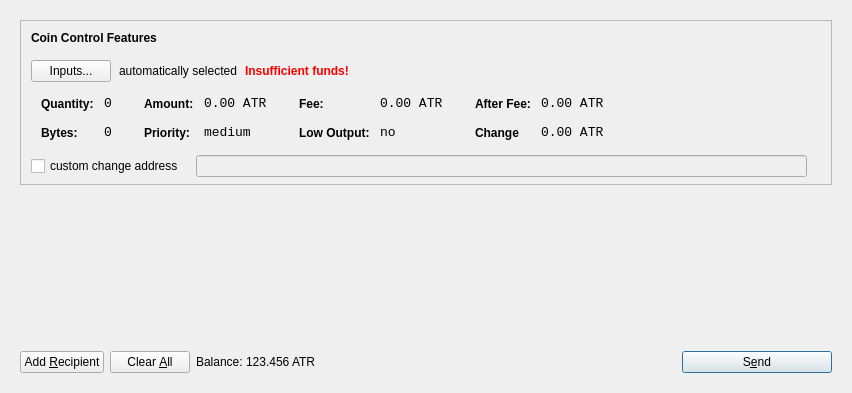
<?xml version="1.0" encoding="UTF-8"?>
<ui version="4.0">
 <class>SendCoinsDialog</class>
 <widget class="QDialog" name="SendCoinsDialog">
  <property name="geometry">
   <rect>
    <x>0</x>
    <y>0</y>
    <width>849</width>
    <height>393</height>
   </rect>
  </property>
  <property name="windowTitle">
   <string>Send Coins</string>
  </property>
  <layout class="QVBoxLayout" name="verticalLayout">
   <item>
    <widget class="QFrame" name="frameMain">
     <layout class="QVBoxLayout" name="verticalLayout_3">
      <item>
       <widget class="QFrame" name="frameCoinControl">
        <property name="sizePolicy">
         <sizepolicy hsizetype="Expanding" vsizetype="Expanding">
          <horstretch>0</horstretch>
          <verstretch>0</verstretch>
         </sizepolicy>
        </property>
        <property name="maximumSize">
         <size>
          <width>16777215</width>
          <height>16777215</height>
         </size>
        </property>
        <property name="frameShape">
         <enum>QFrame::StyledPanel</enum>
        </property>
        <property name="frameShadow">
         <enum>QFrame::Sunken</enum>
        </property>
        <layout class="QVBoxLayout" name="verticalLayoutCoinControl2">
         <property name="spacing">
          <number>6</number>
         </property>
         <property name="leftMargin">
          <number>0</number>
         </property>
         <property name="topMargin">
          <number>0</number>
         </property>
         <property name="rightMargin">
          <number>0</number>
         </property>
         <property name="bottomMargin">
          <number>6</number>
         </property>
         <item>
          <layout class="QVBoxLayout" name="verticalLayoutCoinControl" stretch="0,0,0,0,1">
           <property name="spacing">
            <number>0</number>
           </property>
           <property name="leftMargin">
            <number>10</number>
           </property>
           <property name="topMargin">
            <number>10</number>
           </property>
           <item>
            <layout class="QHBoxLayout" name="horizontalLayoutCoinControl1">
             <property name="bottomMargin">
              <number>15</number>
             </property>
             <item>
              <widget class="QLabel" name="labelCoinControlFeatures">
               <property name="sizePolicy">
                <sizepolicy hsizetype="Preferred" vsizetype="Maximum">
                 <horstretch>0</horstretch>
                 <verstretch>0</verstretch>
                </sizepolicy>
               </property>
               <property name="font">
                <font>
                 <weight>75</weight>
                 <bold>true</bold>
                </font>
               </property>
               <property name="styleSheet">
                <string notr="true">font-weight:bold;</string>
               </property>
               <property name="text">
                <string>Coin Control Features</string>
               </property>
              </widget>
             </item>
            </layout>
           </item>
           <item>
            <layout class="QHBoxLayout" name="horizontalLayoutCoinControl2" stretch="0,0,0,0">
             <property name="spacing">
              <number>8</number>
             </property>
             <property name="bottomMargin">
              <number>10</number>
             </property>
             <item>
              <widget class="QPushButton" name="pushButtonCoinControl">
               <property name="styleSheet">
                <string notr="true"/>
               </property>
               <property name="text">
                <string>Inputs...</string>
               </property>
              </widget>
             </item>
             <item>
              <widget class="QLabel" name="labelCoinControlAutomaticallySelected">
               <property name="text">
                <string>automatically selected</string>
               </property>
               <property name="margin">
                <number>5</number>
               </property>
              </widget>
             </item>
             <item>
              <widget class="QLabel" name="labelCoinControlInsuffFunds">
               <property name="font">
                <font>
                 <weight>75</weight>
                 <bold>true</bold>
                </font>
               </property>
               <property name="styleSheet">
                <string notr="true">color:red;font-weight:bold;</string>
               </property>
               <property name="text">
                <string>Insufficient funds!</string>
               </property>
               <property name="margin">
                <number>5</number>
               </property>
              </widget>
             </item>
             <item>
              <spacer name="horizontalSpacerCoinControl">
               <property name="orientation">
                <enum>Qt::Horizontal</enum>
               </property>
               <property name="sizeHint" stdset="0">
                <size>
                 <width>40</width>
                 <height>1</height>
                </size>
               </property>
              </spacer>
             </item>
            </layout>
           </item>
           <item>
            <widget class="QWidget" name="widgetCoinControl" native="true">
             <property name="sizePolicy">
              <sizepolicy hsizetype="Preferred" vsizetype="Preferred">
               <horstretch>0</horstretch>
               <verstretch>0</verstretch>
              </sizepolicy>
             </property>
             <property name="minimumSize">
              <size>
               <width>0</width>
               <height>0</height>
              </size>
             </property>
             <property name="styleSheet">
              <string notr="true"/>
             </property>
             <layout class="QHBoxLayout" name="horizontalLayoutCoinControl5">
              <property name="leftMargin">
               <number>0</number>
              </property>
              <property name="topMargin">
               <number>0</number>
              </property>
              <property name="rightMargin">
               <number>0</number>
              </property>
              <property name="bottomMargin">
               <number>0</number>
              </property>
              <item>
               <layout class="QHBoxLayout" name="horizontalLayoutCoinControl3" stretch="0,0,0,1">
                <property name="spacing">
                 <number>20</number>
                </property>
                <property name="topMargin">
                 <number>0</number>
                </property>
                <property name="bottomMargin">
                 <number>10</number>
                </property>
                <item>
                 <layout class="QFormLayout" name="formLayoutCoinControl1">
                  <property name="horizontalSpacing">
                   <number>10</number>
                  </property>
                  <property name="verticalSpacing">
                   <number>14</number>
                  </property>
                  <property name="leftMargin">
                   <number>10</number>
                  </property>
                  <property name="topMargin">
                   <number>4</number>
                  </property>
                  <property name="rightMargin">
                   <number>6</number>
                  </property>
                  <item row="0" column="0">
                   <widget class="QLabel" name="labelCoinControlQuantityText">
                    <property name="styleSheet">
                     <string notr="true">font-weight:bold;</string>
                    </property>
                    <property name="text">
                     <string>Quantity:</string>
                    </property>
                    <property name="margin">
                     <number>0</number>
                    </property>
                   </widget>
                  </item>
                  <item row="0" column="1">
                   <widget class="QLabel" name="labelCoinControlQuantity">
                    <property name="font">
                     <font>
                      <family>Monospace</family>
                      <pointsize>10</pointsize>
                     </font>
                    </property>
                    <property name="cursor">
                     <cursorShape>IBeamCursor</cursorShape>
                    </property>
                    <property name="contextMenuPolicy">
                     <enum>Qt::ActionsContextMenu</enum>
                    </property>
                    <property name="text">
                     <string>0</string>
                    </property>
                    <property name="margin">
                     <number>0</number>
                    </property>
                    <property name="textInteractionFlags">
                     <set>Qt::LinksAccessibleByMouse|Qt::TextSelectableByKeyboard|Qt::TextSelectableByMouse</set>
                    </property>
                   </widget>
                  </item>
                  <item row="1" column="0">
                   <widget class="QLabel" name="labelCoinControlBytesText">
                    <property name="styleSheet">
                     <string notr="true">font-weight:bold;</string>
                    </property>
                    <property name="text">
                     <string>Bytes:</string>
                    </property>
                   </widget>
                  </item>
                  <item row="1" column="1">
                   <widget class="QLabel" name="labelCoinControlBytes">
                    <property name="font">
                     <font>
                      <family>Monospace</family>
                      <pointsize>10</pointsize>
                     </font>
                    </property>
                    <property name="cursor">
                     <cursorShape>IBeamCursor</cursorShape>
                    </property>
                    <property name="contextMenuPolicy">
                     <enum>Qt::ActionsContextMenu</enum>
                    </property>
                    <property name="text">
                     <string>0</string>
                    </property>
                    <property name="textInteractionFlags">
                     <set>Qt::LinksAccessibleByMouse|Qt::TextSelectableByKeyboard|Qt::TextSelectableByMouse</set>
                    </property>
                   </widget>
                  </item>
                 </layout>
                </item>
                <item>
                 <layout class="QFormLayout" name="formLayoutCoinControl2">
                  <property name="horizontalSpacing">
                   <number>10</number>
                  </property>
                  <property name="verticalSpacing">
                   <number>14</number>
                  </property>
                  <property name="leftMargin">
                   <number>6</number>
                  </property>
                  <property name="topMargin">
                   <number>4</number>
                  </property>
                  <property name="rightMargin">
                   <number>6</number>
                  </property>
                  <item row="0" column="0">
                   <widget class="QLabel" name="labelCoinControlAmountText">
                    <property name="styleSheet">
                     <string notr="true">font-weight:bold;</string>
                    </property>
                    <property name="text">
                     <string>Amount:</string>
                    </property>
                    <property name="margin">
                     <number>0</number>
                    </property>
                   </widget>
                  </item>
                  <item row="0" column="1">
                   <widget class="QLabel" name="labelCoinControlAmount">
                    <property name="font">
                     <font>
                      <family>Monospace</family>
                      <pointsize>10</pointsize>
                     </font>
                    </property>
                    <property name="cursor">
                     <cursorShape>IBeamCursor</cursorShape>
                    </property>
                    <property name="contextMenuPolicy">
                     <enum>Qt::ActionsContextMenu</enum>
                    </property>
                    <property name="text">
                     <string>0.00 ATR</string>
                    </property>
                    <property name="textInteractionFlags">
                     <set>Qt::LinksAccessibleByMouse|Qt::TextSelectableByKeyboard|Qt::TextSelectableByMouse</set>
                    </property>
                   </widget>
                  </item>
                  <item row="1" column="0">
                   <widget class="QLabel" name="labelCoinControlPriorityText">
                    <property name="styleSheet">
                     <string notr="true">font-weight:bold;</string>
                    </property>
                    <property name="text">
                     <string>Priority:</string>
                    </property>
                   </widget>
                  </item>
                  <item row="1" column="1">
                   <widget class="QLabel" name="labelCoinControlPriority">
                    <property name="font">
                     <font>
                      <family>Monospace</family>
                      <pointsize>10</pointsize>
                     </font>
                    </property>
                    <property name="cursor">
                     <cursorShape>IBeamCursor</cursorShape>
                    </property>
                    <property name="contextMenuPolicy">
                     <enum>Qt::ActionsContextMenu</enum>
                    </property>
                    <property name="text">
                     <string>medium</string>
                    </property>
                    <property name="textInteractionFlags">
                     <set>Qt::LinksAccessibleByMouse|Qt::TextSelectableByKeyboard|Qt::TextSelectableByMouse</set>
                    </property>
                   </widget>
                  </item>
                 </layout>
                </item>
                <item>
                 <layout class="QFormLayout" name="formLayoutCoinControl3">
                  <property name="horizontalSpacing">
                   <number>10</number>
                  </property>
                  <property name="verticalSpacing">
                   <number>14</number>
                  </property>
                  <property name="leftMargin">
                   <number>6</number>
                  </property>
                  <property name="topMargin">
                   <number>4</number>
                  </property>
                  <property name="rightMargin">
                   <number>6</number>
                  </property>
                  <item row="0" column="0">
                   <widget class="QLabel" name="labelCoinControlFeeText">
                    <property name="styleSheet">
                     <string notr="true">font-weight:bold;</string>
                    </property>
                    <property name="text">
                     <string>Fee:</string>
                    </property>
                    <property name="margin">
                     <number>0</number>
                    </property>
                   </widget>
                  </item>
                  <item row="0" column="1">
                   <widget class="QLabel" name="labelCoinControlFee">
                    <property name="font">
                     <font>
                      <family>Monospace</family>
                      <pointsize>10</pointsize>
                     </font>
                    </property>
                    <property name="cursor">
                     <cursorShape>IBeamCursor</cursorShape>
                    </property>
                    <property name="contextMenuPolicy">
                     <enum>Qt::ActionsContextMenu</enum>
                    </property>
                    <property name="text">
                     <string>0.00 ATR</string>
                    </property>
                    <property name="textInteractionFlags">
                     <set>Qt::LinksAccessibleByMouse|Qt::TextSelectableByKeyboard|Qt::TextSelectableByMouse</set>
                    </property>
                   </widget>
                  </item>
                  <item row="1" column="0">
                   <widget class="QLabel" name="labelCoinControlLowOutputText">
                    <property name="styleSheet">
                     <string notr="true">font-weight:bold;</string>
                    </property>
                    <property name="text">
                     <string>Low Output:</string>
                    </property>
                   </widget>
                  </item>
                  <item row="1" column="1">
                   <widget class="QLabel" name="labelCoinControlLowOutput">
                    <property name="font">
                     <font>
                      <family>Monospace</family>
                      <pointsize>10</pointsize>
                     </font>
                    </property>
                    <property name="cursor">
                     <cursorShape>IBeamCursor</cursorShape>
                    </property>
                    <property name="contextMenuPolicy">
                     <enum>Qt::ActionsContextMenu</enum>
                    </property>
                    <property name="text">
                     <string>no</string>
                    </property>
                    <property name="textInteractionFlags">
                     <set>Qt::LinksAccessibleByMouse|Qt::TextSelectableByKeyboard|Qt::TextSelectableByMouse</set>
                    </property>
                   </widget>
                  </item>
                 </layout>
                </item>
                <item>
                 <layout class="QFormLayout" name="formLayoutCoinControl4">
                  <property name="horizontalSpacing">
                   <number>10</number>
                  </property>
                  <property name="verticalSpacing">
                   <number>14</number>
                  </property>
                  <property name="leftMargin">
                   <number>6</number>
                  </property>
                  <property name="topMargin">
                   <number>4</number>
                  </property>
                  <property name="rightMargin">
                   <number>6</number>
                  </property>
                  <item row="0" column="0">
                   <widget class="QLabel" name="labelCoinControlAfterFeeText">
                    <property name="styleSheet">
                     <string notr="true">font-weight:bold;</string>
                    </property>
                    <property name="text">
                     <string>After Fee:</string>
                    </property>
                    <property name="margin">
                     <number>0</number>
                    </property>
                   </widget>
                  </item>
                  <item row="0" column="1">
                   <widget class="QLabel" name="labelCoinControlAfterFee">
                    <property name="font">
                     <font>
                      <family>Monospace</family>
                      <pointsize>10</pointsize>
                     </font>
                    </property>
                    <property name="cursor">
                     <cursorShape>IBeamCursor</cursorShape>
                    </property>
                    <property name="contextMenuPolicy">
                     <enum>Qt::ActionsContextMenu</enum>
                    </property>
                    <property name="text">
                     <string>0.00 ATR</string>
                    </property>
                    <property name="textInteractionFlags">
                     <set>Qt::LinksAccessibleByMouse|Qt::TextSelectableByKeyboard|Qt::TextSelectableByMouse</set>
                    </property>
                   </widget>
                  </item>
                  <item row="1" column="0">
                   <widget class="QLabel" name="labelCoinControlChangeText">
                    <property name="styleSheet">
                     <string notr="true">font-weight:bold;</string>
                    </property>
                    <property name="text">
                     <string>Change</string>
                    </property>
                   </widget>
                  </item>
                  <item row="1" column="1">
                   <widget class="QLabel" name="labelCoinControlChange">
                    <property name="font">
                     <font>
                      <family>Monospace</family>
                      <pointsize>10</pointsize>
                     </font>
                    </property>
                    <property name="cursor">
                     <cursorShape>IBeamCursor</cursorShape>
                    </property>
                    <property name="contextMenuPolicy">
                     <enum>Qt::ActionsContextMenu</enum>
                    </property>
                    <property name="text">
                     <string>0.00 ATR</string>
                    </property>
                    <property name="textInteractionFlags">
                     <set>Qt::LinksAccessibleByMouse|Qt::TextSelectableByKeyboard|Qt::TextSelectableByMouse</set>
                    </property>
                   </widget>
                  </item>
                 </layout>
                </item>
               </layout>
              </item>
             </layout>
            </widget>
           </item>
           <item>
            <layout class="QHBoxLayout" name="horizontalLayoutCoinControl4" stretch="0,0,0">
             <property name="spacing">
              <number>12</number>
             </property>
             <property name="sizeConstraint">
              <enum>QLayout::SetDefaultConstraint</enum>
             </property>
             <property name="topMargin">
              <number>5</number>
             </property>
             <property name="rightMargin">
              <number>5</number>
             </property>
             <item>
              <widget class="QCheckBox" name="checkBoxCoinControlChange">
               <property name="text">
                <string>custom change address</string>
               </property>
              </widget>
             </item>
             <item>
              <widget class="QLineEdit" name="lineEditCoinControlChange">
               <property name="enabled">
                <bool>false</bool>
               </property>
               <property name="sizePolicy">
                <sizepolicy hsizetype="Expanding" vsizetype="Fixed">
                 <horstretch>0</horstretch>
                 <verstretch>0</verstretch>
                </sizepolicy>
               </property>
              </widget>
             </item>
             <item>
              <widget class="QLabel" name="labelCoinControlChangeLabel">
               <property name="sizePolicy">
                <sizepolicy hsizetype="Preferred" vsizetype="Expanding">
                 <horstretch>0</horstretch>
                 <verstretch>0</verstretch>
                </sizepolicy>
               </property>
               <property name="minimumSize">
                <size>
                 <width>0</width>
                 <height>0</height>
                </size>
               </property>
               <property name="text">
                <string/>
               </property>
               <property name="margin">
                <number>3</number>
               </property>
              </widget>
             </item>
            </layout>
           </item>
           <item>
            <spacer name="verticalSpacerCoinControl">
             <property name="orientation">
              <enum>Qt::Vertical</enum>
             </property>
             <property name="sizeHint" stdset="0">
              <size>
               <width>800</width>
               <height>1</height>
              </size>
             </property>
            </spacer>
           </item>
          </layout>
         </item>
        </layout>
       </widget>
      </item>
      <item>
       <widget class="QScrollArea" name="scrollArea">
        <property name="frameShape">
         <enum>QFrame::NoFrame</enum>
        </property>
        <property name="widgetResizable">
         <bool>true</bool>
        </property>
        <widget class="QWidget" name="scrollAreaWidgetContents">
         <property name="geometry">
          <rect>
           <x>0</x>
           <y>0</y>
           <width>813</width>
           <height>148</height>
          </rect>
         </property>
         <layout class="QVBoxLayout" name="verticalLayout_2">
          <property name="leftMargin">
           <number>0</number>
          </property>
          <property name="topMargin">
           <number>0</number>
          </property>
          <property name="rightMargin">
           <number>0</number>
          </property>
          <property name="bottomMargin">
           <number>0</number>
          </property>
          <item>
           <layout class="QVBoxLayout" name="entries">
            <property name="spacing">
             <number>6</number>
            </property>
           </layout>
          </item>
          <item>
           <spacer name="verticalSpacer">
            <property name="orientation">
             <enum>Qt::Vertical</enum>
            </property>
            <property name="sizeHint" stdset="0">
             <size>
              <width>20</width>
              <height>40</height>
             </size>
            </property>
           </spacer>
          </item>
         </layout>
        </widget>
       </widget>
      </item>
      <item>
       <layout class="QHBoxLayout" name="horizontalLayout">
        <item>
         <widget class="QPushButton" name="addButton">
          <property name="toolTip">
           <string>Send to multiple recipients at once</string>
          </property>
          <property name="text">
           <string>Add &amp;Recipient</string>
          </property>
          <property name="icon">
           <iconset resource="../albatroscoin.qrc">
            <normaloff>:/icons/add</normaloff>:/icons/add</iconset>
          </property>
          <property name="autoDefault">
           <bool>false</bool>
          </property>
         </widget>
        </item>
        <item>
         <widget class="QPushButton" name="clearButton">
          <property name="sizePolicy">
           <sizepolicy hsizetype="Minimum" vsizetype="Fixed">
            <horstretch>0</horstretch>
            <verstretch>0</verstretch>
           </sizepolicy>
          </property>
          <property name="toolTip">
           <string>Remove all transaction fields</string>
          </property>
          <property name="text">
           <string>Clear &amp;All</string>
          </property>
          <property name="icon">
           <iconset resource="../albatroscoin.qrc">
            <normaloff>:/icons/remove</normaloff>:/icons/remove</iconset>
          </property>
          <property name="autoRepeatDelay">
           <number>300</number>
          </property>
          <property name="autoDefault">
           <bool>false</bool>
          </property>
         </widget>
        </item>
        <item>
         <layout class="QHBoxLayout" name="horizontalLayout_2">
          <property name="spacing">
           <number>3</number>
          </property>
          <item>
           <widget class="QLabel" name="label">
            <property name="sizePolicy">
             <sizepolicy hsizetype="Preferred" vsizetype="Fixed">
              <horstretch>0</horstretch>
              <verstretch>0</verstretch>
             </sizepolicy>
            </property>
            <property name="text">
             <string>Balance:</string>
            </property>
           </widget>
          </item>
          <item>
           <widget class="QLabel" name="labelBalance">
            <property name="sizePolicy">
             <sizepolicy hsizetype="Preferred" vsizetype="Fixed">
              <horstretch>0</horstretch>
              <verstretch>0</verstretch>
             </sizepolicy>
            </property>
            <property name="cursor">
             <cursorShape>IBeamCursor</cursorShape>
            </property>
            <property name="text">
             <string>123.456 ATR</string>
            </property>
            <property name="textInteractionFlags">
             <set>Qt::LinksAccessibleByMouse|Qt::TextSelectableByKeyboard|Qt::TextSelectableByMouse</set>
            </property>
           </widget>
          </item>
         </layout>
        </item>
        <item>
         <spacer name="horizontalSpacer">
          <property name="orientation">
           <enum>Qt::Horizontal</enum>
          </property>
          <property name="sizeHint" stdset="0">
           <size>
            <width>40</width>
            <height>20</height>
           </size>
          </property>
         </spacer>
        </item>
        <item>
         <widget class="QPushButton" name="sendButton">
          <property name="minimumSize">
           <size>
            <width>150</width>
            <height>0</height>
           </size>
          </property>
          <property name="toolTip">
           <string>Confirm the send action</string>
          </property>
          <property name="text">
           <string>S&amp;end</string>
          </property>
          <property name="icon">
           <iconset resource="../albatroscoin.qrc">
            <normaloff>:/icons/send</normaloff>:/icons/send</iconset>
          </property>
          <property name="default">
           <bool>true</bool>
          </property>
         </widget>
        </item>
       </layout>
      </item>
     </layout>
     <zorder>scrollArea</zorder>
     <zorder>frameCoinControl</zorder>
     <zorder></zorder>
    </widget>
   </item>
  </layout>
 </widget>
 <resources>
  <include location="../albatroscoin.qrc"/>
 </resources>
 <connections/>
</ui>
